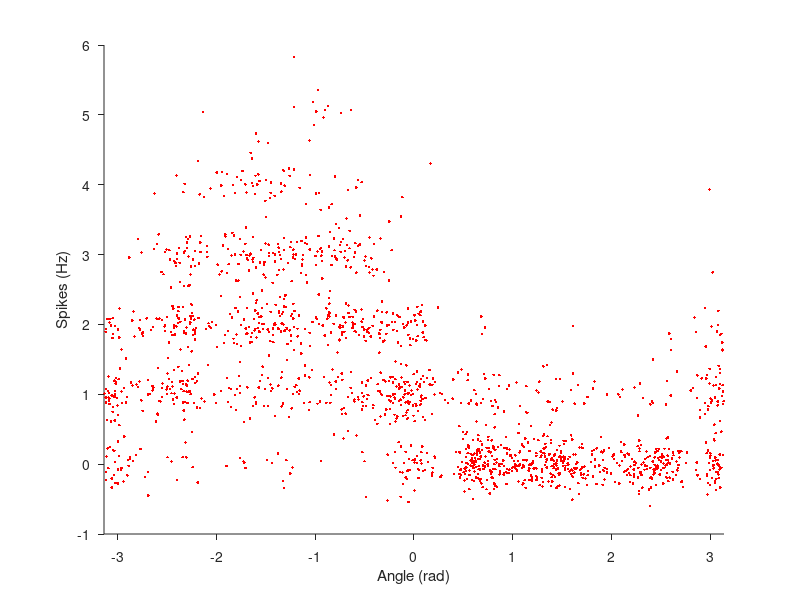

The MATLAB script that drew this image:
%% CoSMo 2018, Day 5 -- Model fitting & optimization tutorial with Luigi Acerbi

%% Add utilities' folder to MATLAB path

baseFolder = fileparts(which('PartialLuigiTutorial.m'));
addpath([baseFolder,filesep(),'utils']);

%% Prepare Stevenson et al.'s (2011) data, from Konrad's tutorial

% Load data into a struct
data = load('M1_Stevenson_Binned.mat');

% Remove all times where speeds are very slow
isGood=find(data.handVel(1,:).^2+data.handVel(2,:).^2>.015);
data.handVel=data.handVel(1:2,isGood);
data.handPos=data.handPos(1:2,isGood);
spikes_vec=data.spikes(:,isGood);
data.time=data.time(isGood);
angle_vec=atan2(data.handVel(1,:),data.handVel(2,:));

% Plot Raw Data
nNeuron = 193  %193
clf
hold on
plot(angle_vec,spikes_vec(nNeuron,:)+0.2*randn(size(spikes_vec(nNeuron,:))),'r.')
xlabel('Angle (rad)');  xlim([-pi,pi]);
ylabel('Spikes (Hz)');
set(gca,'TickDir','out','Box','off');
set(gcf,'Color','w');

%% Model fitting!

% Fix random seed for reproducibility
rng(1);

% First, write the negative log likelihood (nLL) function in a separate file

% Define exponential-cosine tuning curve

% Define optimization starting point and bounds

% Randomize initial starting point inside plausible box

%% Fit with (bounded) fminsearch first


%% Fit with fmincon (may get stuck!)

%% Fit with CMA-ES (very powerful, but uses *a lot* of function evaluations)



%% Fit with BADS (download from: https://github.com/lacerbi/bads)

%% Another problem: cart-pole inverse dynamics

% % Add Konrad's folder
% baseFolder = fileparts(which('PartialLuigiTutorial.m'));
% addpath([baseFolder,filesep(),'Konrad']);
% 
% m1=1;
% m2=1;
% g=9.81;
% l=0.3;
% deltaT=0.0001;
% duration=20;
% 
% X=[0 pi-pi/16]; %pi=up, 0/2pi=down
% dotX=[0 0];
% x0=[1 2 0.01];
% LB = [-40,-40,-20];
% UB = [40,40,20];
% PLB = [-10,-10,-10];
% PUB = [10,10,10];
% options.Display = 'iter';
% lossFun = @(x) brutalScore(x,X,dotX,m1,m2,g,l);
% 
% options.OutputFcn = @(x, optimValues, state) plotProfile(lossFun,x,LB,UB,64);
% 
% % Try and fit it with different optimizers!
